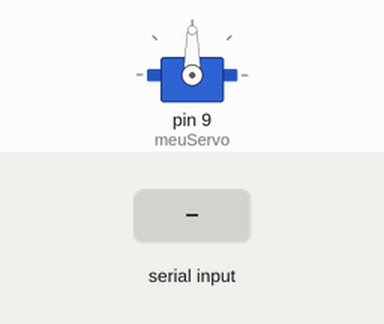
The sketch below on a simulated Arduino Uno, built with avr-gcc and run on an emulated ATmega328P. Shown: servo. Inputs (shaded band) come from the test bench.

Above: at 1.2 s.
1.3 s: "A" received over Serial
At 2.0 s:
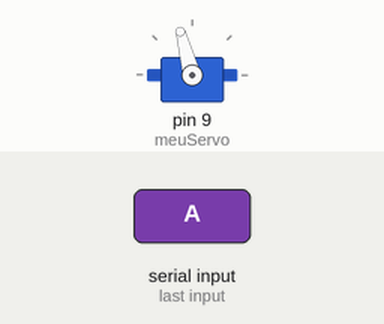
2.8 s: "A" received over Serial
At 3.1 s:
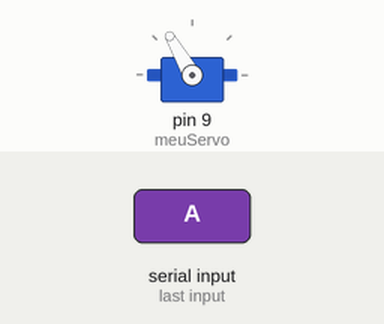
4.3 s: "B" received over Serial
At 5.5 s:
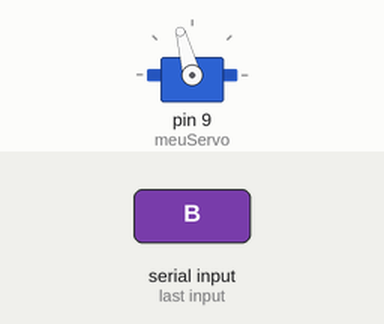
Timing chart, 0 to 7.3 s (numbered marks = the images above; inputs shaded):
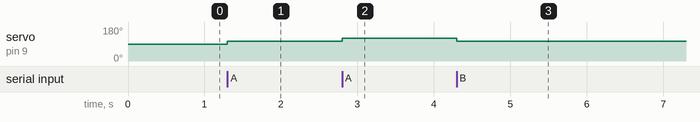

Measured:
- after the input at 1.3 s, servo on pin 9 (meuServo): 90° → 105° at once
- after the input at 2.8 s, servo on pin 9 (meuServo): 105° → 120° at once
- after the input at 4.3 s, servo on pin 9 (meuServo): 120° → 105° at once

The sketch:

Servomotor.ino
```cpp
#include <Servo.h>

Servo meuServo;
int angulo = 90; // posição inicial do servo

void setup() {
  meuServo.attach(9); // pino conectado ao sinal do servo
  meuServo.write(angulo);
  Serial.begin(9600);
}

void loop() {
  if (Serial.available() > 0) {
    char comando = Serial.read();

    if (comando == 'A') {
      angulo += 15;
      if (angulo > 180) {
        angulo = 180;
      }
      meuServo.write(angulo);
    }
    else if (comando == 'B') {
      angulo -= 15;
      if (angulo < 0) {
        angulo = 0;
      }
      meuServo.write(angulo);
    }
  }
}
```
